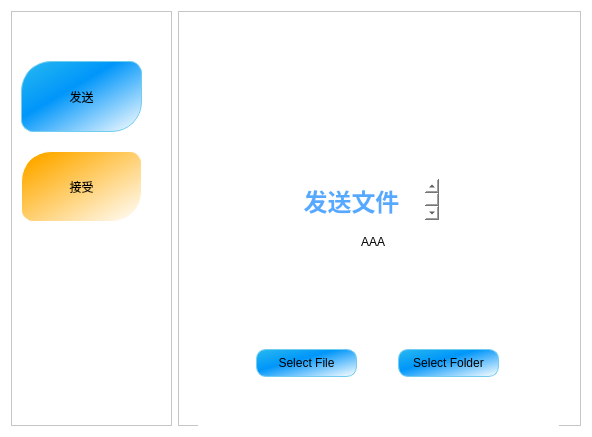
<?xml version="1.0" encoding="UTF-8"?>
<ui version="4.0">
 <class>Widget</class>
 <widget class="QWidget" name="Widget">
  <property name="geometry">
   <rect>
    <x>0</x>
    <y>0</y>
    <width>592</width>
    <height>437</height>
   </rect>
  </property>
  <property name="windowTitle">
   <string>Widget</string>
  </property>
  <property name="styleSheet">
   <string notr="true">QWidget
{
	background-color: #ffffff;
}</string>
  </property>
  <layout class="QGridLayout" name="gridLayout">
   <item row="0" column="0">
    <layout class="QHBoxLayout" name="horizontalLayout">
     <item>
      <widget class="QFrame" name="frame">
       <property name="sizePolicy">
        <sizepolicy hsizetype="Preferred" vsizetype="Preferred">
         <horstretch>2</horstretch>
         <verstretch>0</verstretch>
        </sizepolicy>
       </property>
       <property name="frameShape">
        <enum>QFrame::StyledPanel</enum>
       </property>
       <property name="frameShadow">
        <enum>QFrame::Raised</enum>
       </property>
       <property name="lineWidth">
        <number>1</number>
       </property>
       <widget class="QPushButton" name="btnSend">
        <property name="geometry">
         <rect>
          <x>10</x>
          <y>50</y>
          <width>121</width>
          <height>71</height>
         </rect>
        </property>
        <property name="styleSheet">
         <string notr="true">QPushButton
{
	color:#000000;

	background-color: qlineargradient(spread:pad, x1:0, y1:0, x2:1, y2:1, stop:0 rgba(40, 185, 240, 255), stop:0.4 rgba(0, 150, 250, 255), stop:1 rgba(255, 255, 255, 255));
	border:1px solid rgb(115, 205, 240);
	border-top-left-radius: 30px; /* 左上角设置为圆角 */
   border-top-right-radius: 12px; /* 右上角设置为圆角 */
   border-bottom-left-radius: 12px; /* 左下角设置为圆角 */
   border-bottom-right-radius: 30px; /* 右下角设置为圆角 */
    
}</string>
        </property>
        <property name="text">
         <string>发送</string>
        </property>
       </widget>
       <widget class="QPushButton" name="btnReceive">
        <property name="geometry">
         <rect>
          <x>10</x>
          <y>140</y>
          <width>121</width>
          <height>71</height>
         </rect>
        </property>
        <property name="styleSheet">
         <string notr="true">

QPushButton {

	background-color: qlineargradient(spread:pad, x1:0, y1:0, x2:1, y2:1, stop:0.119403 rgba(255, 170, 0, 255), stop:1 rgba(255, 255, 255, 255));
    border:1px solid rgb(255, 255, 255);
    border-top-left-radius: 30px; /* 左上角设置为圆角 */
    border-top-right-radius: 12px; /* 右上角设置为圆角 */
    border-bottom-left-radius: 12px; /* 左下角设置为圆角 */
    border-bottom-right-radius: 30px; /* 右下角设置为圆角 */
}
</string>
        </property>
        <property name="text">
         <string>接受</string>
        </property>
       </widget>
      </widget>
     </item>
     <item>
      <widget class="QFrame" name="frame_2">
       <property name="sizePolicy">
        <sizepolicy hsizetype="Preferred" vsizetype="Preferred">
         <horstretch>5</horstretch>
         <verstretch>0</verstretch>
        </sizepolicy>
       </property>
       <property name="frameShape">
        <enum>QFrame::StyledPanel</enum>
       </property>
       <property name="frameShadow">
        <enum>QFrame::Raised</enum>
       </property>
       <widget class="QStackedWidget" name="stackedWidget">
        <property name="geometry">
         <rect>
          <x>20</x>
          <y>8</y>
          <width>361</width>
          <height>501</height>
         </rect>
        </property>
        <property name="styleSheet">
         <string notr="true">QStackedWidget
{
	
	background-color: rgb(255, 255, 255);
}</string>
        </property>
        <property name="currentIndex">
         <number>0</number>
        </property>
        <widget class="QWidget" name="page">
         <widget class="QPushButton" name="btnSendFolder">
          <property name="geometry">
           <rect>
            <x>200</x>
            <y>330</y>
            <width>101</width>
            <height>28</height>
           </rect>
          </property>
          <property name="styleSheet">
           <string notr="true">QPushButton
{
	color:#000000;

	background-color: qlineargradient(spread:pad, x1:0, y1:0, x2:1, y2:1, stop:0 rgba(40, 185, 240, 255), stop:0.4 rgba(0, 150, 250, 255), stop:1 rgba(255, 255, 255, 255));
	border:1px solid rgb(115, 205, 240);
	border-radius: 10px;
	
    
}
QPushButton:hover
{
	color:#ffffff;
	background-color:rgb(115, 205, 240);
	border-radius: 10px;
	padding: 6px 12px;
}
QPushButton:pressed
{
	color:#55aaff;
	background-color:rgb(255, 255, 255);
	border-radius: 10px;
	padding: 6px 12px;
}</string>
          </property>
          <property name="text">
           <string>Select Folder</string>
          </property>
         </widget>
         <widget class="QLabel" name="label">
          <property name="geometry">
           <rect>
            <x>120</x>
            <y>50</y>
            <width>101</width>
            <height>91</height>
           </rect>
          </property>
          <property name="text">
           <string/>
          </property>
          <property name="pixmap">
           <pixmap resource="res.qrc">:/icons/res/send.png</pixmap>
          </property>
          <property name="scaledContents">
           <bool>true</bool>
          </property>
         </widget>
         <widget class="QLineEdit" name="lineEdit">
          <property name="enabled">
           <bool>true</bool>
          </property>
          <property name="geometry">
           <rect>
            <x>50</x>
            <y>210</y>
            <width>251</width>
            <height>25</height>
           </rect>
          </property>
          <property name="mouseTracking">
           <bool>true</bool>
          </property>
          <property name="autoFillBackground">
           <bool>false</bool>
          </property>
          <property name="styleSheet">
           <string notr="true">QLineEdit
{
	border:none;
}</string>
          </property>
          <property name="text">
           <string>AAA</string>
          </property>
          <property name="frame">
           <bool>true</bool>
          </property>
          <property name="alignment">
           <set>Qt::AlignCenter</set>
          </property>
          <property name="readOnly">
           <bool>false</bool>
          </property>
          <property name="placeholderText">
           <string/>
          </property>
         </widget>
         <widget class="QPushButton" name="btnSendFile">
          <property name="geometry">
           <rect>
            <x>58</x>
            <y>330</y>
            <width>101</width>
            <height>28</height>
           </rect>
          </property>
          <property name="styleSheet">
           <string notr="true">QPushButton
{
	color:#000000;

	background-color: qlineargradient(spread:pad, x1:0, y1:0, x2:1, y2:1, stop:0 rgba(40, 185, 240, 255), stop:0.4 rgba(0, 150, 250, 255), stop:1 rgba(255, 255, 255, 255));
	border:1px solid rgb(115, 205, 240);
	border-radius: 10px;
	
    
}
QPushButton:hover
{
	color:#ffffff;
	background-color:rgb(115, 205, 240);
	border-radius: 10px;
	padding: 6px 12px;
}
QPushButton:pressed
{
	color:#55aaff;
	background-color:rgb(255, 255, 255);
	border-radius: 10px;
	padding: 6px 12px;
}</string>
          </property>
          <property name="text">
           <string>Select File</string>
          </property>
          <property name="autoDefault">
           <bool>false</bool>
          </property>
          <property name="default">
           <bool>false</bool>
          </property>
          <property name="flat">
           <bool>false</bool>
          </property>
         </widget>
         <widget class="QTextEdit" name="textEdit">
          <property name="geometry">
           <rect>
            <x>80</x>
            <y>160</y>
            <width>161</width>
            <height>41</height>
           </rect>
          </property>
          <property name="font">
           <font>
            <family>Impact</family>
            <pointsize>9</pointsize>
            <bold>false</bold>
           </font>
          </property>
          <property name="styleSheet">
           <string notr="true">QTextEdit 
{
	border:none;
}</string>
          </property>
          <property name="undoRedoEnabled">
           <bool>true</bool>
          </property>
          <property name="readOnly">
           <bool>true</bool>
          </property>
          <property name="html">
           <string>&lt;!DOCTYPE HTML PUBLIC &quot;-//W3C//DTD HTML 4.0//EN&quot; &quot;http://www.w3.org/TR/REC-html40/strict.dtd&quot;&gt;
&lt;html&gt;&lt;head&gt;&lt;meta name=&quot;qrichtext&quot; content=&quot;1&quot; /&gt;&lt;meta charset=&quot;utf-8&quot; /&gt;&lt;style type=&quot;text/css&quot;&gt;
p, li { white-space: pre-wrap; }
hr { height: 1px; border-width: 0; }
li.unchecked::marker { content: &quot;\2610&quot;; }
li.checked::marker { content: &quot;\2612&quot;; }
&lt;/style&gt;&lt;/head&gt;&lt;body style=&quot; font-family:'Impact'; font-size:9pt; font-weight:400; font-style:normal;&quot;&gt;
&lt;p align=&quot;center&quot; style=&quot; margin-top:0px; margin-bottom:0px; margin-left:0px; margin-right:0px; -qt-block-indent:0; text-indent:0px;&quot;&gt;&lt;span style=&quot; font-family:'Microsoft YaHei UI'; font-size:18pt; font-weight:700; color:#55aaff;&quot;&gt;发送文件&lt;/span&gt;&lt;/p&gt;&lt;/body&gt;&lt;/html&gt;</string>
          </property>
         </widget>
        </widget>
        <widget class="QWidget" name="page_2">
         <widget class="QTextEdit" name="textEdit_2">
          <property name="geometry">
           <rect>
            <x>80</x>
            <y>150</y>
            <width>141</width>
            <height>41</height>
           </rect>
          </property>
          <property name="font">
           <font>
            <family>Impact</family>
            <pointsize>9</pointsize>
            <bold>false</bold>
           </font>
          </property>
          <property name="styleSheet">
           <string notr="true">QTextEdit 
{
	border:none;
}</string>
          </property>
          <property name="undoRedoEnabled">
           <bool>true</bool>
          </property>
          <property name="readOnly">
           <bool>true</bool>
          </property>
          <property name="html">
           <string>&lt;!DOCTYPE HTML PUBLIC &quot;-//W3C//DTD HTML 4.0//EN&quot; &quot;http://www.w3.org/TR/REC-html40/strict.dtd&quot;&gt;
&lt;html&gt;&lt;head&gt;&lt;meta name=&quot;qrichtext&quot; content=&quot;1&quot; /&gt;&lt;meta charset=&quot;utf-8&quot; /&gt;&lt;style type=&quot;text/css&quot;&gt;
p, li { white-space: pre-wrap; }
hr { height: 1px; border-width: 0; }
li.unchecked::marker { content: &quot;\2610&quot;; }
li.checked::marker { content: &quot;\2612&quot;; }
&lt;/style&gt;&lt;/head&gt;&lt;body style=&quot; font-family:'Impact'; font-size:9pt; font-weight:400; font-style:normal;&quot;&gt;
&lt;p align=&quot;center&quot; style=&quot; margin-top:0px; margin-bottom:0px; margin-left:0px; margin-right:0px; -qt-block-indent:0; text-indent:0px;&quot;&gt;&lt;span style=&quot; font-family:'Microsoft YaHei UI'; font-size:18pt; font-weight:700; color:#ffaa00;&quot;&gt;接收文件&lt;/span&gt;&lt;/p&gt;&lt;/body&gt;&lt;/html&gt;</string>
          </property>
         </widget>
         <widget class="QLabel" name="label_3">
          <property name="geometry">
           <rect>
            <x>100</x>
            <y>40</y>
            <width>101</width>
            <height>101</height>
           </rect>
          </property>
          <property name="text">
           <string/>
          </property>
          <property name="pixmap">
           <pixmap resource="res.qrc">:/icons/res/download.png</pixmap>
          </property>
          <property name="scaledContents">
           <bool>true</bool>
          </property>
         </widget>
         <widget class="QLineEdit" name="lineEdit_3">
          <property name="geometry">
           <rect>
            <x>30</x>
            <y>200</y>
            <width>251</width>
            <height>25</height>
           </rect>
          </property>
          <property name="styleSheet">
           <string notr="true">QLineEdit
{
	border:none;
}</string>
          </property>
          <property name="text">
           <string>请在下方输入正确的接收密码</string>
          </property>
          <property name="alignment">
           <set>Qt::AlignCenter</set>
          </property>
          <property name="readOnly">
           <bool>true</bool>
          </property>
         </widget>
         <widget class="QLineEdit" name="editCode">
          <property name="geometry">
           <rect>
            <x>10</x>
            <y>240</y>
            <width>291</width>
            <height>21</height>
           </rect>
          </property>
          <property name="styleSheet">
           <string notr="true">QLineEdit ::placeholder 
{
	color:gray;
}
</string>
          </property>
          <property name="text">
           <string>code</string>
          </property>
          <property name="placeholderText">
           <string/>
          </property>
         </widget>
         <widget class="QPushButton" name="btnReceiveFile">
          <property name="geometry">
           <rect>
            <x>100</x>
            <y>290</y>
            <width>93</width>
            <height>28</height>
           </rect>
          </property>
          <property name="styleSheet">
           <string notr="true">QPushButton
{
	color:#000000;


	background-color: qlineargradient(spread:pad, x1:0, y1:0, x2:1, y2:1, stop:0.119403 rgba(255, 170, 0, 255), stop:1 rgba(255, 255, 255, 255));
	border:1px solid rgb(255,170,0);
	border-radius: 10px;
	
    
}
QPushButton:hover
{
	color:#ffffff;
	background-color:rgb(255,170,0);
	border-radius: 10px;
	padding: 6px 12px;
}
QPushButton:pressed
{
	color:#ffaa00;
	background-color:rgb(255, 255, 255);
	border-radius: 10px;
	padding: 6px 12px;
}</string>
          </property>
          <property name="text">
           <string>Receive File</string>
          </property>
          <property name="autoDefault">
           <bool>false</bool>
          </property>
          <property name="default">
           <bool>false</bool>
          </property>
          <property name="flat">
           <bool>false</bool>
          </property>
         </widget>
        </widget>
       </widget>
      </widget>
     </item>
    </layout>
   </item>
  </layout>
 </widget>
 <resources>
  <include location="res.qrc"/>
 </resources>
 <connections/>
</ui>
